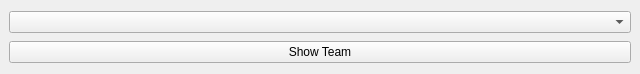
<?xml version="1.0" encoding="UTF-8"?>
<ui version="4.0">
 <class>teamsListWindow</class>
 <widget class="QMainWindow" name="teamsListWindow">
  <property name="geometry">
   <rect>
    <x>0</x>
    <y>0</y>
    <width>640</width>
    <height>74</height>
   </rect>
  </property>
  <property name="windowTitle">
   <string>Teams List</string>
  </property>
  <widget class="QWidget" name="centralwidget">
   <layout class="QVBoxLayout" name="verticalLayout_2">
    <item>
     <widget class="QComboBox" name="teamsList"/>
    </item>
    <item>
     <widget class="QPushButton" name="applyButton">
      <property name="text">
       <string>Show Team</string>
      </property>
     </widget>
    </item>
   </layout>
  </widget>
 </widget>
 <resources/>
 <connections/>
</ui>
